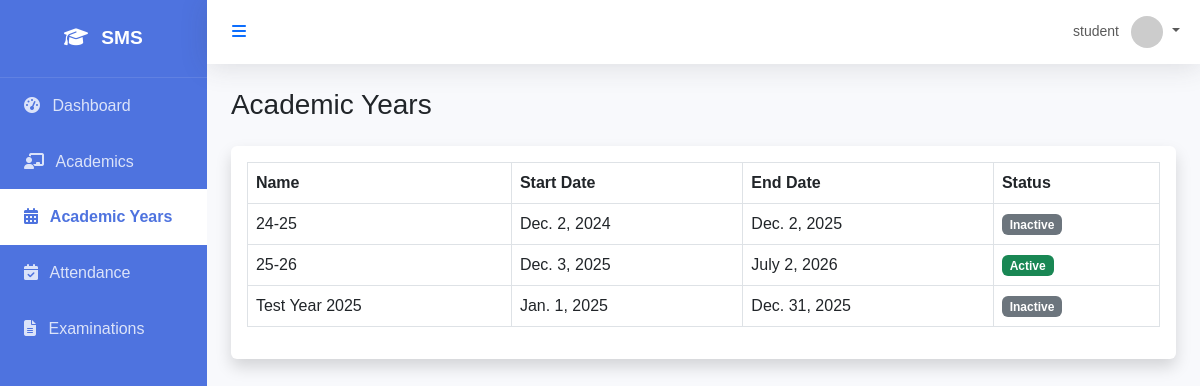
The app's page /academics/academic-years/ (signed in) with its own data.
### core/models.py (models this page shows, shortened)
class User(AbstractUser):
    class Role(models.TextChoices):
        SUPER_ADMIN = "SUPER_ADMIN", "Super Admin"
        SCHOOL_ADMIN = "SCHOOL_ADMIN", "School Admin"
        ACADEMIC_ADMIN = "ACADEMIC_ADMIN", "Academic Admin"
        TEACHER = "TEACHER", "Teacher"
        STUDENT = "STUDENT", "Student"
        PARENT = "PARENT", "Parent"
        ACCOUNTANT = "ACCOUNTANT", "Accountant"
        LIBRARIAN = "LIBRARIAN", "Librarian"
        RECEPTIONIST = "RECEPTIONIST", "Receptionist"
        HR_MANAGER = "HR_MANAGER", "HR Manager"
    role = models.CharField(max_length=50, choices=Role.choices, default=Role.STUDENT)
    objects = CustomUserManager()

### academics/models.py (models this page shows, shortened)
class AcademicYear(models.Model):
    name = models.CharField(max_length=100) # e.g. 2023-2024
    start_date = models.DateField()
    end_date = models.DateField()
    is_active = models.BooleanField(default=False)

### academics/views.py (the view)
# urls.py: path('academic-years/', academic_year_list, name='academic_year_list'),
@login_required
def academic_year_list(request):
    academic_years = AcademicYear.objects.all()
    return render(request, 'academics/academic_year_list.html', {'academic_years': academic_years})

### templates/academics/academic_year_list.html (shortened to what this page needs)
{% extends 'base.html' %}
{% block content %}
<div class="d-sm-flex align-items-center justify-content-between mb-4">
    <h1 class="h3 mb-0 text-gray-800">Academic Years</h1>
</div>
<div class="card shadow mb-4">
    <div class="card-body">
        <div class="table-responsive">
            <table class="table table-bordered" width="100%" cellspacing="0">
                <thead>
                    <tr>
                        <th>Name</th>
                        <th>Start Date</th>
                        <th>End Date</th>
                        <th>Status</th>
                    </tr>
                </thead>
                <tbody>
                    {% for year in academic_years %}
                    <tr>
                        <td>{{ year.name }}</td>
                        <td>{{ year.start_date }}</td>
                        <td>{{ year.end_date }}</td>
                        <td>
                            {% if year.is_active %}
                                <span class="badge bg-success">Active</span>
                            {% else %}
                                <span class="badge bg-secondary">Inactive</span>
                            {% endif %}
                        </td>
                    </tr>
                    {% empty %}
                    <tr>
                        <td colspan="4" class="text-center">No academic years found.</td>
                    </tr>
                    {% endfor %}
                </tbody>
            </table>
        </div>
    </div>
</div>
{% endblock %}

### templates/base.html (shortened to what this page needs)
<!DOCTYPE html>
<html lang="en">
<head>
    <link href="https://cdn.jsdelivr.net/npm/bootstrap@5.3.0/dist/css/bootstrap.min.css" rel="stylesheet">
    <link href="https://cdnjs.cloudflare.com/ajax/libs/font-awesome/6.4.0/css/all.min.css" rel="stylesheet">
</head>
<body x-data="{ sidebarOpen: true }">
    <div id="wrapper" :class="{ 'toggled': !sidebarOpen }">
        <div id="sidebar-wrapper" x-show="sidebarOpen" x-transition:enter="transition ease-out duration-300" x-transition:enter-start="opacity-0 transform -translate-x-full" x-transition:enter-end="opacity-100 transform translate-x-0" x-transition:leave="transition ease-in duration-300" x-transition:leave-start="opacity-100 transform translate-x-0" x-transition:leave-end="opacity-0 transform -translate-x-full">
            <div class="sidebar-heading">
                <i class="fas fa-graduation-cap me-2"></i> SMS
            </div>
            <div class="list-group list-group-flush">
                <a href="{% url 'dashboard' %}" class="list-group-item list-group-item-action {% if request.resolver_match.url_name == 'dashboard' %}active{% endif %}">
                    <i class="fas fa-tachometer-alt me-2"></i> Dashboard
                </a>
                {% if user.role == 'SUPER_ADMIN' or user.role == 'SCHOOL_ADMIN' or user.role == 'TEACHER' or user.role == 'ACADEMIC_ADMIN' or user.role == 'STUDENT' %}
                <a href="{% url 'class_list' %}" class="list-group-item list-group-item-action {% if 'academics' in request.path and 'academic-years' not in request.path %}active{% endif %}">
                    <i class="fas fa-chalkboard-teacher me-2"></i> Academics
                </a>
                <a href="{% url 'academic_year_list' %}" class="list-group-item list-group-item-action {% if 'academic-years' in request.path %}active{% endif %}">
                    <i class="fas fa-calendar-alt me-2"></i> Academic Years
                </a>
                {% endif %}
                <a href="{% url 'attendance_dashboard' %}" class="list-group-item list-group-item-action {% if 'attendance' in request.path %}active{% endif %}">
                    <i class="fas fa-calendar-check me-2"></i> Attendance
                </a>
                <a href="{% url 'exam_list' %}" class="list-group-item list-group-item-action {% if 'examination' in request.path %}active{% endif %}">
                    <i class="fas fa-file-alt me-2"></i> Examinations
                </a>
            </div>
        </div>
        <div id="page-content-wrapper">
            <nav class="navbar navbar-expand-lg navbar-light bg-white mb-4 static-top">
                <div class="container-fluid">
                    <button class="btn btn-link text-primary" @click="sidebarOpen = !sidebarOpen">
                        <i class="fas fa-bars"></i>
                    </button>
                    <ul class="navbar-nav ms-auto">
                        <li class="nav-item dropdown">
                            <a class="nav-link dropdown-toggle" href="#" id="userDropdown" role="button" data-bs-toggle="dropdown" aria-expanded="false">
                                <span class="me-2 d-none d-lg-inline text-gray-600 small">{{ user.username }}</span>
                                <img class="img-profile rounded-circle" src="https://ui-avatars.com/api/?name={{ user.username }}" width="32" height="32">
                            </a>
                        </li>
                    </ul>
                </div>
            </nav>
            <div class="container-fluid px-4">
                {% block content %}{% endblock %}
            </div>
        </div>
    </div>
</body>
</html>

### templates/base.html (style rules this page uses)
:root { --primary-color: #4e73df; --secondary-color: #858796; --success-color: #1cc88a; --info-color: #36b9cc; --warning-color: #f6c23e; --danger-color: #e74a3b; --light-color: #f8f9fc; --dark-color: #5a5c69; }
body { font-family: 'Nunito', sans-serif; background-color: #f8f9fc; overflow-x: hidden; }
#wrapper { display: flex; width: 100%; align-items: stretch; }
#sidebar-wrapper { min-height: 100vh; width: 250px; background-color: var(--primary-color); color: white; transition: all 0.3s ease; }
#sidebar-wrapper .sidebar-heading { padding: 1.5rem; font-size: 1.2rem; font-weight: bold; text-align: center; border-bottom: 1px solid rgba(255, 255, 255, 0.1); }
#sidebar-wrapper .list-group-item { padding: 1rem 1.5rem; background-color: transparent; color: rgba(255, 255, 255, 0.8); border: none; transition: all 0.2s ease; }
#sidebar-wrapper .list-group-item.active { background-color: white; color: var(--primary-color); font-weight: bold; }
#page-content-wrapper { width: 100%; display: flex; flex-direction: column; }
.navbar { box-shadow: 0 .15rem 1.75rem 0 rgba(58,59,69,.15); }
.card { border: none; box-shadow: 0 .15rem 1.75rem 0 rgba(58,59,69,.15); transition: transform 0.2s ease; }

### records on screen
User: username "student"
AcademicYear: name "24-25", start_date "Dec. 2, 2024", end_date "Dec. 2, 2025", is_active "Inactive"
AcademicYear: name "25-26", start_date "Dec. 3, 2025", end_date "July 2, 2026", is_active "Active"
AcademicYear: name "Test Year 2025", start_date "Jan. 1, 2025", end_date "Dec. 31, 2025", is_active "Inactive"
